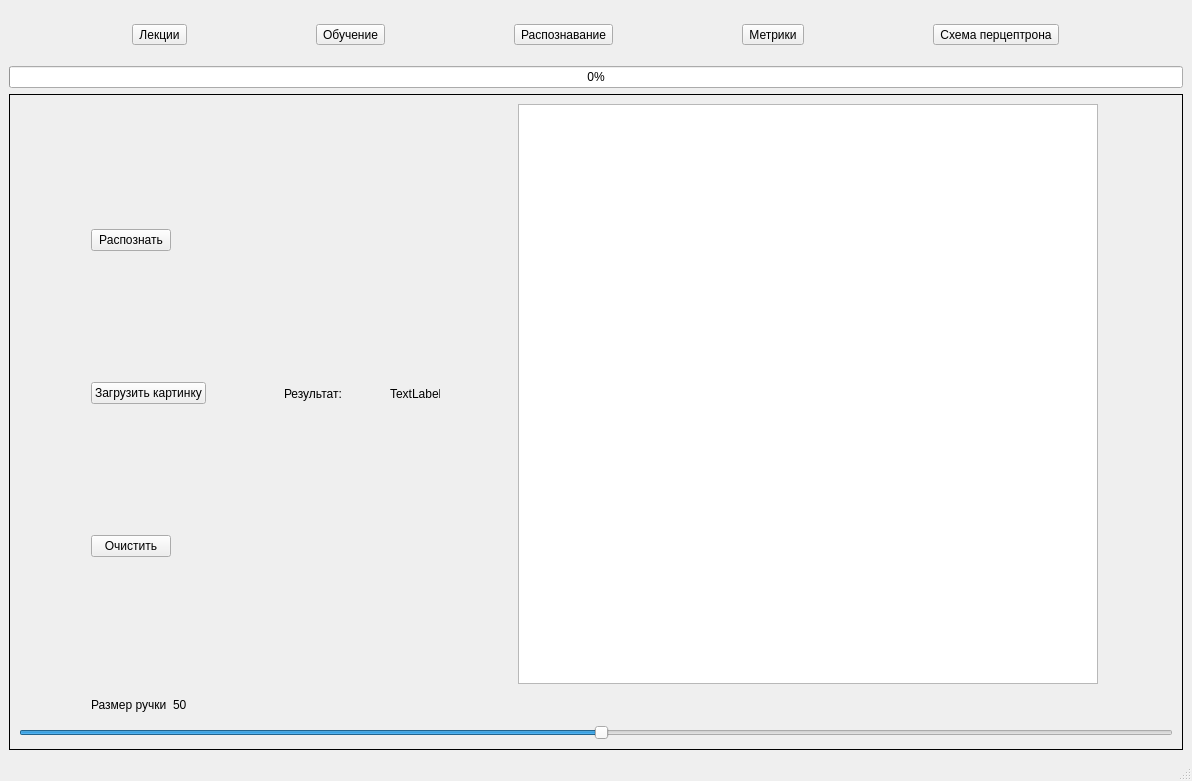
<?xml version="1.0" encoding="UTF-8"?>
<ui version="4.0">
 <class>lec_window_01</class>
 <widget class="QMainWindow" name="lec_window_01">
  <property name="windowModality">
   <enum>Qt::NonModal</enum>
  </property>
  <property name="geometry">
   <rect>
    <x>0</x>
    <y>0</y>
    <width>1192</width>
    <height>781</height>
   </rect>
  </property>
  <property name="sizePolicy">
   <sizepolicy hsizetype="Expanding" vsizetype="Expanding">
    <horstretch>0</horstretch>
    <verstretch>0</verstretch>
   </sizepolicy>
  </property>
  <property name="minimumSize">
   <size>
    <width>0</width>
    <height>640</height>
   </size>
  </property>
  <property name="maximumSize">
   <size>
    <width>16777215</width>
    <height>16777215</height>
   </size>
  </property>
  <property name="windowTitle">
   <string>MainWindow</string>
  </property>
  <widget class="QWidget" name="centralwidget">
   <layout class="QVBoxLayout" name="verticalLayout_2">
    <property name="leftMargin">
     <number>9</number>
    </property>
    <item>
     <layout class="QHBoxLayout" name="horizontalLayout">
      <property name="topMargin">
       <number>15</number>
      </property>
      <property name="bottomMargin">
       <number>15</number>
      </property>
      <item>
       <widget class="QToolButton" name="toolButton_5">
        <property name="styleSheet">
         <string notr="true">font: 16pt &quot;MS Shell Dlg 2&quot;;</string>
        </property>
        <property name="text">
         <string>Лекции</string>
        </property>
       </widget>
      </item>
      <item>
       <widget class="QToolButton" name="toolButton_2">
        <property name="styleSheet">
         <string notr="true">font: 16pt &quot;MS Shell Dlg 2&quot;;</string>
        </property>
        <property name="text">
         <string>Обучение</string>
        </property>
       </widget>
      </item>
      <item>
       <widget class="QToolButton" name="toolButton">
        <property name="styleSheet">
         <string notr="true">font: 16pt &quot;MS Shell Dlg 2&quot;;</string>
        </property>
        <property name="text">
         <string>Распознавание</string>
        </property>
       </widget>
      </item>
      <item>
       <widget class="QToolButton" name="toolButton_3">
        <property name="styleSheet">
         <string notr="true">font: 16pt &quot;MS Shell Dlg 2&quot;;</string>
        </property>
        <property name="text">
         <string>Метрики</string>
        </property>
       </widget>
      </item>
      <item>
       <widget class="QToolButton" name="toolButton_4">
        <property name="styleSheet">
         <string notr="true">font: 16pt &quot;MS Shell Dlg 2&quot;;</string>
        </property>
        <property name="text">
         <string>Схема перцептрона</string>
        </property>
       </widget>
      </item>
     </layout>
    </item>
    <item>
     <widget class="QProgressBar" name="progressBar">
      <property name="value">
       <number>0</number>
      </property>
     </widget>
    </item>
    <item>
     <widget class="QStackedWidget" name="stackedWidget">
      <property name="sizePolicy">
       <sizepolicy hsizetype="MinimumExpanding" vsizetype="MinimumExpanding">
        <horstretch>0</horstretch>
        <verstretch>0</verstretch>
       </sizepolicy>
      </property>
      <property name="frameShape">
       <enum>QFrame::Box</enum>
      </property>
      <property name="currentIndex">
       <number>1</number>
      </property>
      <widget class="QWidget" name="page">
       <property name="sizePolicy">
        <sizepolicy hsizetype="MinimumExpanding" vsizetype="MinimumExpanding">
         <horstretch>0</horstretch>
         <verstretch>0</verstretch>
        </sizepolicy>
       </property>
       <layout class="QVBoxLayout" name="verticalLayout_5">
        <item>
         <layout class="QGridLayout" name="gridLayout_2">
          <property name="sizeConstraint">
           <enum>QLayout::SetDefaultConstraint</enum>
          </property>
          <item row="0" column="1">
           <widget class="QSpinBox" name="spinBox">
            <property name="sizePolicy">
             <sizepolicy hsizetype="Maximum" vsizetype="Fixed">
              <horstretch>0</horstretch>
              <verstretch>0</verstretch>
             </sizepolicy>
            </property>
            <property name="minimum">
             <number>1</number>
            </property>
           </widget>
          </item>
          <item row="1" column="0">
           <widget class="QLabel" name="label_4">
            <property name="text">
             <string>Скорость обучения</string>
            </property>
           </widget>
          </item>
          <item row="3" column="2">
           <widget class="QCustomPlot" name="customPlot" native="true">
            <property name="sizePolicy">
             <sizepolicy hsizetype="MinimumExpanding" vsizetype="MinimumExpanding">
              <horstretch>0</horstretch>
              <verstretch>0</verstretch>
             </sizepolicy>
            </property>
           </widget>
          </item>
          <item row="0" column="0">
           <widget class="QLabel" name="label_3">
            <property name="text">
             <string>Количество эпох</string>
            </property>
           </widget>
          </item>
          <item row="1" column="1">
           <widget class="QDoubleSpinBox" name="doubleSpinBox">
            <property name="sizePolicy">
             <sizepolicy hsizetype="Maximum" vsizetype="Fixed">
              <horstretch>0</horstretch>
              <verstretch>0</verstretch>
             </sizepolicy>
            </property>
            <property name="minimum">
             <double>0.100000000000000</double>
            </property>
            <property name="maximum">
             <double>1.000000000000000</double>
            </property>
            <property name="singleStep">
             <double>0.100000000000000</double>
            </property>
           </widget>
          </item>
          <item row="3" column="0">
           <widget class="QPushButton" name="pushButton_3">
            <property name="sizePolicy">
             <sizepolicy hsizetype="Maximum" vsizetype="Fixed">
              <horstretch>0</horstretch>
              <verstretch>0</verstretch>
             </sizepolicy>
            </property>
            <property name="minimumSize">
             <size>
              <width>100</width>
              <height>20</height>
             </size>
            </property>
            <property name="maximumSize">
             <size>
              <width>100</width>
              <height>20</height>
             </size>
            </property>
            <property name="text">
             <string>Обучение</string>
            </property>
           </widget>
          </item>
          <item row="2" column="1">
           <widget class="QLabel" name="label_5">
            <property name="text">
             <string>0</string>
            </property>
           </widget>
          </item>
          <item row="2" column="0">
           <widget class="QLabel" name="label_6">
            <property name="text">
             <string>Примеров обработано:</string>
            </property>
           </widget>
          </item>
         </layout>
        </item>
       </layout>
      </widget>
      <widget class="QWidget" name="page_2">
       <property name="sizePolicy">
        <sizepolicy hsizetype="MinimumExpanding" vsizetype="MinimumExpanding">
         <horstretch>0</horstretch>
         <verstretch>0</verstretch>
        </sizepolicy>
       </property>
       <layout class="QVBoxLayout" name="verticalLayout_8">
        <item>
         <layout class="QGridLayout" name="gridLayout">
          <item row="0" column="2">
           <widget class="QGraphicsView" name="graphicsView">
            <property name="sizePolicy">
             <sizepolicy hsizetype="MinimumExpanding" vsizetype="MinimumExpanding">
              <horstretch>0</horstretch>
              <verstretch>0</verstretch>
             </sizepolicy>
            </property>
            <property name="minimumSize">
             <size>
              <width>580</width>
              <height>580</height>
             </size>
            </property>
            <property name="maximumSize">
             <size>
              <width>580</width>
              <height>580</height>
             </size>
            </property>
            <property name="backgroundBrush">
             <brush brushstyle="SolidPattern">
              <color alpha="255">
               <red>0</red>
               <green>0</green>
               <blue>0</blue>
              </color>
             </brush>
            </property>
           </widget>
          </item>
          <item row="0" column="1">
           <layout class="QHBoxLayout" name="horizontalLayout_4">
            <item>
             <widget class="QLabel" name="label">
              <property name="maximumSize">
               <size>
                <width>100</width>
                <height>200</height>
               </size>
              </property>
              <property name="styleSheet">
               <string notr="true">font: 16pt &quot;MS Shell Dlg 2&quot;;</string>
              </property>
              <property name="text">
               <string>Результат:</string>
              </property>
             </widget>
            </item>
            <item>
             <widget class="QLabel" name="label_2">
              <property name="minimumSize">
               <size>
                <width>50</width>
                <height>0</height>
               </size>
              </property>
              <property name="maximumSize">
               <size>
                <width>50</width>
                <height>16777215</height>
               </size>
              </property>
              <property name="styleSheet">
               <string notr="true">font: 16pt &quot;MS Shell Dlg 2&quot;;</string>
              </property>
              <property name="text">
               <string>TextLabel</string>
              </property>
             </widget>
            </item>
           </layout>
          </item>
          <item row="0" column="0">
           <layout class="QVBoxLayout" name="verticalLayout_7">
            <item>
             <widget class="QPushButton" name="pushButton">
              <property name="sizePolicy">
               <sizepolicy hsizetype="Maximum" vsizetype="Fixed">
                <horstretch>0</horstretch>
                <verstretch>0</verstretch>
               </sizepolicy>
              </property>
              <property name="minimumSize">
               <size>
                <width>0</width>
                <height>0</height>
               </size>
              </property>
              <property name="maximumSize">
               <size>
                <width>16777215</width>
                <height>16777215</height>
               </size>
              </property>
              <property name="styleSheet">
               <string notr="true">font: 16pt &quot;MS Shell Dlg 2&quot;;</string>
              </property>
              <property name="text">
               <string>Распознать</string>
              </property>
             </widget>
            </item>
            <item>
             <widget class="QPushButton" name="pushButton_4">
              <property name="sizePolicy">
               <sizepolicy hsizetype="Maximum" vsizetype="Fixed">
                <horstretch>0</horstretch>
                <verstretch>0</verstretch>
               </sizepolicy>
              </property>
              <property name="styleSheet">
               <string notr="true">font: 16pt &quot;MS Shell Dlg 2&quot;;</string>
              </property>
              <property name="text">
               <string>Загрузить картинку</string>
              </property>
             </widget>
            </item>
            <item>
             <widget class="QPushButton" name="pushButton_2">
              <property name="sizePolicy">
               <sizepolicy hsizetype="Maximum" vsizetype="Fixed">
                <horstretch>0</horstretch>
                <verstretch>0</verstretch>
               </sizepolicy>
              </property>
              <property name="minimumSize">
               <size>
                <width>0</width>
                <height>0</height>
               </size>
              </property>
              <property name="maximumSize">
               <size>
                <width>16777215</width>
                <height>16777215</height>
               </size>
              </property>
              <property name="styleSheet">
               <string notr="true">font: 16pt &quot;MS Shell Dlg 2&quot;;</string>
              </property>
              <property name="text">
               <string>Очистить</string>
              </property>
             </widget>
            </item>
           </layout>
          </item>
          <item row="1" column="0">
           <layout class="QHBoxLayout" name="horizontalLayout_6">
            <item>
             <widget class="QLabel" name="label_7">
              <property name="text">
               <string>Размер ручки</string>
              </property>
             </widget>
            </item>
            <item>
             <widget class="QLabel" name="radValue">
              <property name="text">
               <string>50</string>
              </property>
             </widget>
            </item>
           </layout>
          </item>
         </layout>
        </item>
        <item>
         <widget class="QSlider" name="horizontalSlider">
          <property name="value">
           <number>50</number>
          </property>
          <property name="orientation">
           <enum>Qt::Horizontal</enum>
          </property>
         </widget>
        </item>
       </layout>
      </widget>
      <widget class="QWidget" name="page_3">
       <property name="sizePolicy">
        <sizepolicy hsizetype="MinimumExpanding" vsizetype="MinimumExpanding">
         <horstretch>0</horstretch>
         <verstretch>0</verstretch>
        </sizepolicy>
       </property>
       <layout class="QVBoxLayout" name="verticalLayout_6">
        <item>
         <widget class="QCustomPlot" name="learnBars" native="true">
          <property name="sizePolicy">
           <sizepolicy hsizetype="Preferred" vsizetype="Preferred">
            <horstretch>0</horstretch>
            <verstretch>0</verstretch>
           </sizepolicy>
          </property>
         </widget>
        </item>
       </layout>
      </widget>
      <widget class="QWidget" name="page_4">
       <property name="sizePolicy">
        <sizepolicy hsizetype="Expanding" vsizetype="Expanding">
         <horstretch>0</horstretch>
         <verstretch>0</verstretch>
        </sizepolicy>
       </property>
       <layout class="QVBoxLayout" name="verticalLayout_3">
        <item>
         <layout class="QVBoxLayout" name="verticalLayout">
          <property name="sizeConstraint">
           <enum>QLayout::SetDefaultConstraint</enum>
          </property>
          <item>
           <widget class="QGraphicsView" name="graphicsView_2">
            <property name="sizePolicy">
             <sizepolicy hsizetype="Expanding" vsizetype="Expanding">
              <horstretch>0</horstretch>
              <verstretch>0</verstretch>
             </sizepolicy>
            </property>
            <property name="minimumSize">
             <size>
              <width>0</width>
              <height>0</height>
             </size>
            </property>
            <property name="maximumSize">
             <size>
              <width>9500</width>
              <height>5000</height>
             </size>
            </property>
            <property name="cacheMode">
             <set>QGraphicsView::CacheNone</set>
            </property>
           </widget>
          </item>
          <item>
           <widget class="QTextBrowser" name="tb_schema_description">
            <property name="source">
             <url>
              <string>qrc:/res/schema_description/description_1st_lauer.html</string>
             </url>
            </property>
           </widget>
          </item>
          <item>
           <layout class="QHBoxLayout" name="horizontalLayout_2">
            <property name="spacing">
             <number>6</number>
            </property>
            <property name="leftMargin">
             <number>0</number>
            </property>
            <item>
             <widget class="QPushButton" name="pb_previousAnim">
              <property name="sizePolicy">
               <sizepolicy hsizetype="Maximum" vsizetype="Maximum">
                <horstretch>0</horstretch>
                <verstretch>0</verstretch>
               </sizepolicy>
              </property>
              <property name="text">
               <string>Назад</string>
              </property>
             </widget>
            </item>
            <item>
             <widget class="QPushButton" name="pb_repeatAnim">
              <property name="sizePolicy">
               <sizepolicy hsizetype="Maximum" vsizetype="Maximum">
                <horstretch>0</horstretch>
                <verstretch>0</verstretch>
               </sizepolicy>
              </property>
              <property name="text">
               <string>Повторить</string>
              </property>
             </widget>
            </item>
            <item>
             <widget class="QPushButton" name="pb_nextAnim">
              <property name="sizePolicy">
               <sizepolicy hsizetype="Maximum" vsizetype="Maximum">
                <horstretch>0</horstretch>
                <verstretch>0</verstretch>
               </sizepolicy>
              </property>
              <property name="text">
               <string>Вперёд</string>
              </property>
             </widget>
            </item>
           </layout>
          </item>
         </layout>
        </item>
       </layout>
      </widget>
      <widget class="QWidget" name="page_5">
       <property name="sizePolicy">
        <sizepolicy hsizetype="Expanding" vsizetype="Expanding">
         <horstretch>0</horstretch>
         <verstretch>0</verstretch>
        </sizepolicy>
       </property>
       <layout class="QVBoxLayout" name="verticalLayout_4">
        <item>
         <widget class="QTextBrowser" name="textBrowser">
          <property name="sizePolicy">
           <sizepolicy hsizetype="Expanding" vsizetype="Expanding">
            <horstretch>0</horstretch>
            <verstretch>0</verstretch>
           </sizepolicy>
          </property>
          <property name="html">
           <string>&lt;!DOCTYPE HTML PUBLIC &quot;-//W3C//DTD HTML 4.0//EN&quot; &quot;http://www.w3.org/TR/REC-html40/strict.dtd&quot;&gt;
&lt;html&gt;&lt;head&gt;&lt;meta name=&quot;qrichtext&quot; content=&quot;1&quot; /&gt;&lt;style type=&quot;text/css&quot;&gt;
p, li { white-space: pre-wrap; }
&lt;/style&gt;&lt;/head&gt;&lt;body style=&quot; font-family:'MS Shell Dlg 2'; font-size:8.25pt; font-weight:400; font-style:normal;&quot;&gt;
&lt;p style=&quot;-qt-paragraph-type:empty; margin-top:0px; margin-bottom:0px; margin-left:0px; margin-right:0px; -qt-block-indent:0; text-indent:0px;&quot;&gt;&lt;br /&gt;&lt;/p&gt;&lt;/body&gt;&lt;/html&gt;</string>
          </property>
          <property name="source">
           <url>
            <string>qrc:/res/Lessons/home.html</string>
           </url>
          </property>
         </widget>
        </item>
        <item>
         <layout class="QHBoxLayout" name="horizontalLayout_3">
          <item>
           <widget class="QPushButton" name="pushButton_5">
            <property name="text">
             <string>Выбор лекции</string>
            </property>
           </widget>
          </item>
         </layout>
        </item>
       </layout>
      </widget>
     </widget>
    </item>
   </layout>
  </widget>
  <widget class="QMenuBar" name="menubar">
   <property name="geometry">
    <rect>
     <x>0</x>
     <y>0</y>
     <width>1192</width>
     <height>20</height>
    </rect>
   </property>
  </widget>
  <widget class="QStatusBar" name="statusbar"/>
 </widget>
 <customwidgets>
  <customwidget>
   <class>QCustomPlot</class>
   <extends>QWidget</extends>
   <header>qcustomplot.h</header>
   <container>1</container>
  </customwidget>
 </customwidgets>
 <resources/>
 <connections>
  <connection>
   <sender>horizontalSlider</sender>
   <signal>sliderMoved(int)</signal>
   <receiver>radValue</receiver>
   <slot>setNum(int)</slot>
   <hints>
    <hint type="sourcelabel">
     <x>601</x>
     <y>737</y>
    </hint>
    <hint type="destinationlabel">
     <x>188</x>
     <y>714</y>
    </hint>
   </hints>
  </connection>
 </connections>
</ui>
